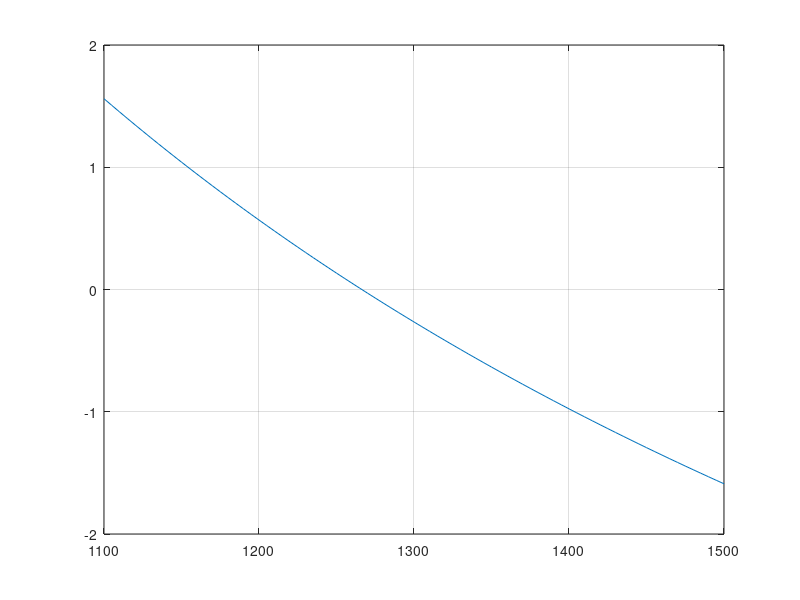

Reproduce this figure in MATLAB. (Note: this script raises an error after producing the figure.)
clear
clc
close all
% Problem 2: A catenary cable is one which is hung between two points not in the same vertical line. 
% It is subjected to no loads other than its own weight. 
% Thus, its weight acts as a uniform load per unit length along the cable w (N/m). 
% TA and TB are the tension forces at the end. 

% Tension on catenary cable
% define parameters
w = 10;
y0 = 5;
y = 15;
x = 50;
%formula
% plot test
T_A_p = 1100:5:1500;
T_A_plot = (T_A_p./w).*cosh(w./T_A_p.*x) - T_A_p./w + (y0-y);
plot(T_A_p, T_A_plot);
grid on

%fixed point rearrange
fix_T_A =@(T_A) T_A*cosh(w/T_A*x) + (y0 - y) * w;

% fixed point
xo = 1000; %initial guess for fixed point iteration
xr = xo; %assigning initial value of the root as the initial guess
iter = 0; %counting number of iteration later on.
maxit = 100; %maximum number of iteration
es = 0.05;
while (1)
    xrold =  xr; %set up xr as xrold
    xr = fix_T_A(xrold); %evaluate new xr as g(xrold)
    iter = iter+1; %increase the increment
    if xr ~= 0
        ea = abs((xr-xrold)/xr)*100; %calculate for absolute value
    end
    if ea<es || iter >=maxit %check the ea<es OR number of iteration >= maxit
        break
    end
end
iter
xr
% d/dTA
f_T_A = @(T_A) T_A/10 * cosh(500/T_A)-T_A/10 - 10;
ddT_A = @(T_A) 1/10*(-500*sinh(500/T_A)/T_A + cosh(500/T_A)-1);

xr_newt = newtraph(f_T_A, ddT_A, 1000)

xr_modsec = piersonmodsec(f_T_A, 0.01, 1000)

fzero(f_T_A, 1250)

% Compare results
% Modified secant seems to be the most accurate 
% (at least compared to the plot visually and the built-in fzero function in Matlab 
% (both producing a root at ~1266. 
% The fixed point method takes longer since the slope of the function is relatively small, 
% it wanders around before zeroing in on the actual root, 
% whereas the Newton and secant methods, in this case, are able 
% to find the root more quickly – since the slope is effectively linear over the guessing range,
% using tangential methods is efficient and effective.
% If the slope was more exponential or erratic, the Newton and secant methods would take longer to converge.
